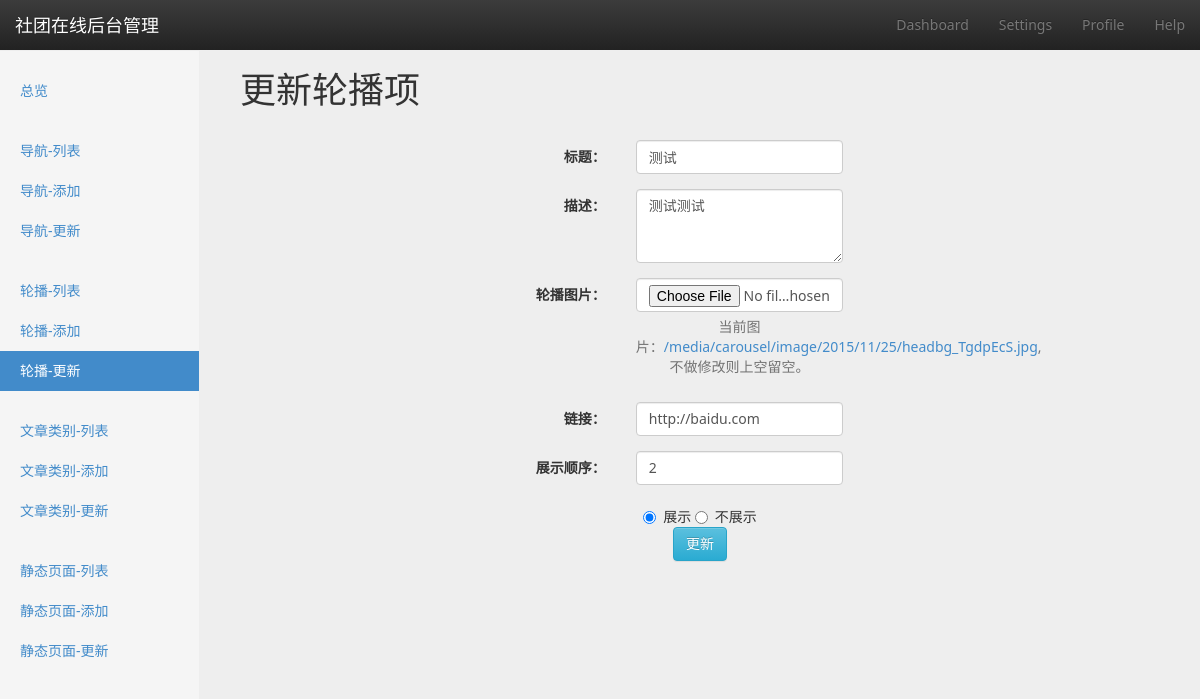
Page /carousel/2/update/ on the earlier database version.
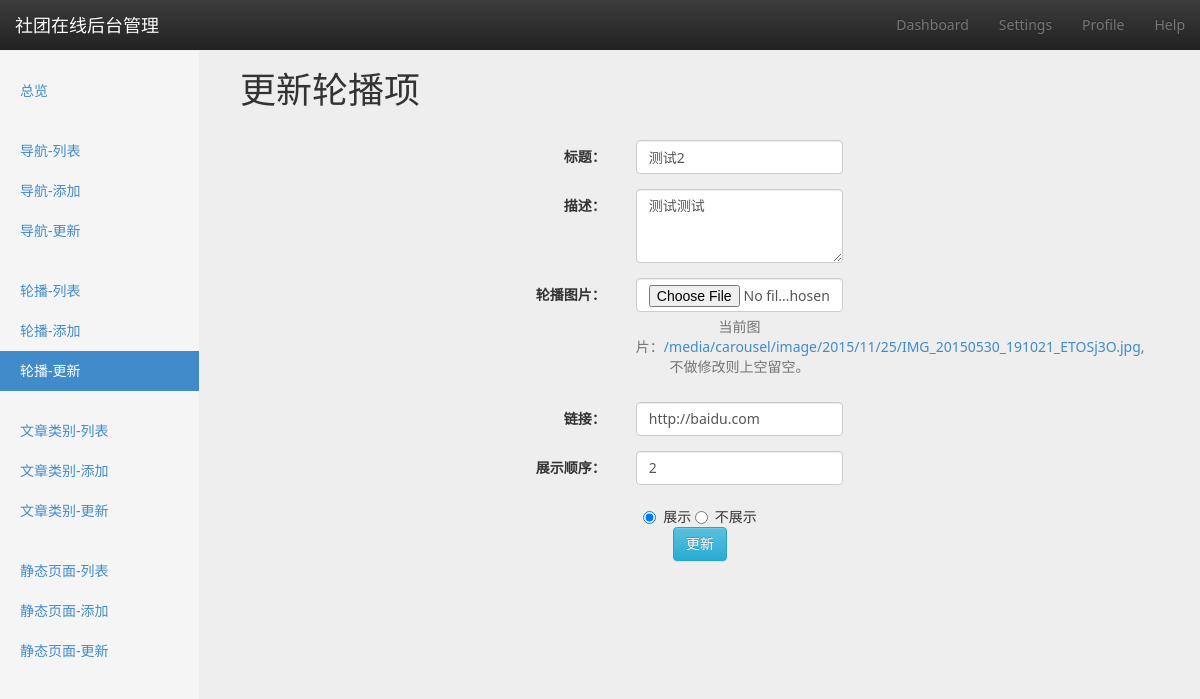
Same page on the later database version.
### carousel/models.py (models this page shows, shortened)
class Carousel(models.Model):
    title = models.CharField(max_length=16, blank=True, null=True)
    summery = models.TextField(blank=True, null=True)
    img = models.ImageField(upload_to='./carousel/image/%Y/%m/%d/')
    target_url = models.URLField(blank=True, null=True)
    create_time = models.DateTimeField(auto_now_add=True)
    show_order = models.IntegerField(default=0)
    on_show = models.BooleanField(default=True)
    class Meta:
        verbose_name_plural = verbose_name = u'轮播'
        ordering = ['show_order', '-create_time']

### carousel/views.py (the view)
# urls.py: url(r'^(?P<pk>[0-9]+)/update/$', views.CarouselUpdateView.as_view(), name='carousel-update'),
class CarouselUpdateView(AjaxableResponseMixin, UpdateView):
    model = Carousel
    context_object_name = 'carousel'
    template_name_suffix = '_update_form'
    success_url = reverse_lazy('carousel-list')
    fields = ['title', 'summery', 'img', 'target_url', 'show_order', 'on_show']
    def get_context_data(self, *args, **kwargs):
        context = super(CarouselUpdateView, self).get_context_data(*args, **kwargs)
        context['active_page'] = 'carousel-update'
        return context

### utils/common_mixin.py (called while the page is built)
    def get_context_data(self, *args, **kwargs):
        context = super(BaseMixin, self).get_context_data(**kwargs)
        context['COMMUNITY_NAME'] = COMMUNITY_NAME
        context['COMMUNITY_DESCRIPTION'] = COMMUNITY_DESCRIPTION
        context['PAGE_NUMBER'] = PAGE_NUMBER
        return context

### templates/carousel/carousel_update_form.html (shortened to what this page needs)
{% extends 'website/backend/settings/settings_base.html' %}
{% block option-title %}
    更新轮播项
{% endblock %}
{% block content %}
    <div class="col-md-12">
        <form class="form-horizontal" id="data-form">
            <div class="form-group">
                <label for="title" class="col-sm-3 col-sm-offset-2 control-label">标题：</label>
                <div class="col-sm-3">
                    <input type="text" id="title" name="title" class="form-control" required value={{ carousel.title }}>
                </div>
            </div>
            <div class="form-group">
                <label for="summery" class="col-sm-3 col-sm-offset-2 control-label">描述：</label>
                <div class="col-sm-3">
                    <textarea class="form-control" id="summery" rows="3" wrap="hard" name="summery">{{ carousel.summery }}</textarea>
                </div>
            </div>
            <div class="form-group">
                <label for="img" class="col-sm-3 col-sm-offset-2 control-label">轮播图片：</label>
                <div class="col-sm-3">
                    <input type="file" id="img" name="img" class="form-control" value="{{ carousel.img }}">
                    <span class="help-block" id="helpBlock">当前图片：<a href="{% url 'media' carousel.img %}">{% url 'media' carousel.img %}</a>,不做修改则上空留空。</span>
                </div>
            </div>
            <div class="form-group">
                <label for="target_url" class="col-sm-3 col-sm-offset-2 control-label">链接：</label>
                <div class="col-sm-3">
                    <input type="text" id="target_url" name="target_url" class="form-control" value="{{ carousel.target_url }}">
                </div>
            </div>
            <div class="form-group">
                <label for="show_order" class="col-sm-3 col-sm-offset-2 control-label">展示顺序：</label>
                <div class="col-sm-3">
                    <input type="number" id="show_order" name="show_order" class="form-control" value="{{ carousel.show_order }}">
                </div>
            </div>
            <div class="radio">
                <label>
                <input type="radio" name="on_show" value="True" {% if carousel.on_show %}checked{% endif %}>
                展示
                </label>
                <label>
                <input type="radio" name="on_show" value="" {% if not carousel.on_show %}checked{% endif %}>
                不展示
                </label>
            </div>
            <button class="btn btn-info" id="submit-btn">更新</button>
        </form>
    </div>
{% endblock %}

Differences in the rows shown:
changed Carousel "测试测试": title "测试" → "测试2"; img "/media/carousel/image/2015/11/25/headbg_TgdpEcS.jpg" → "/media/carousel/image/2015/11/25/IMG_20150530_191021_ETOSj3O.jpg"
